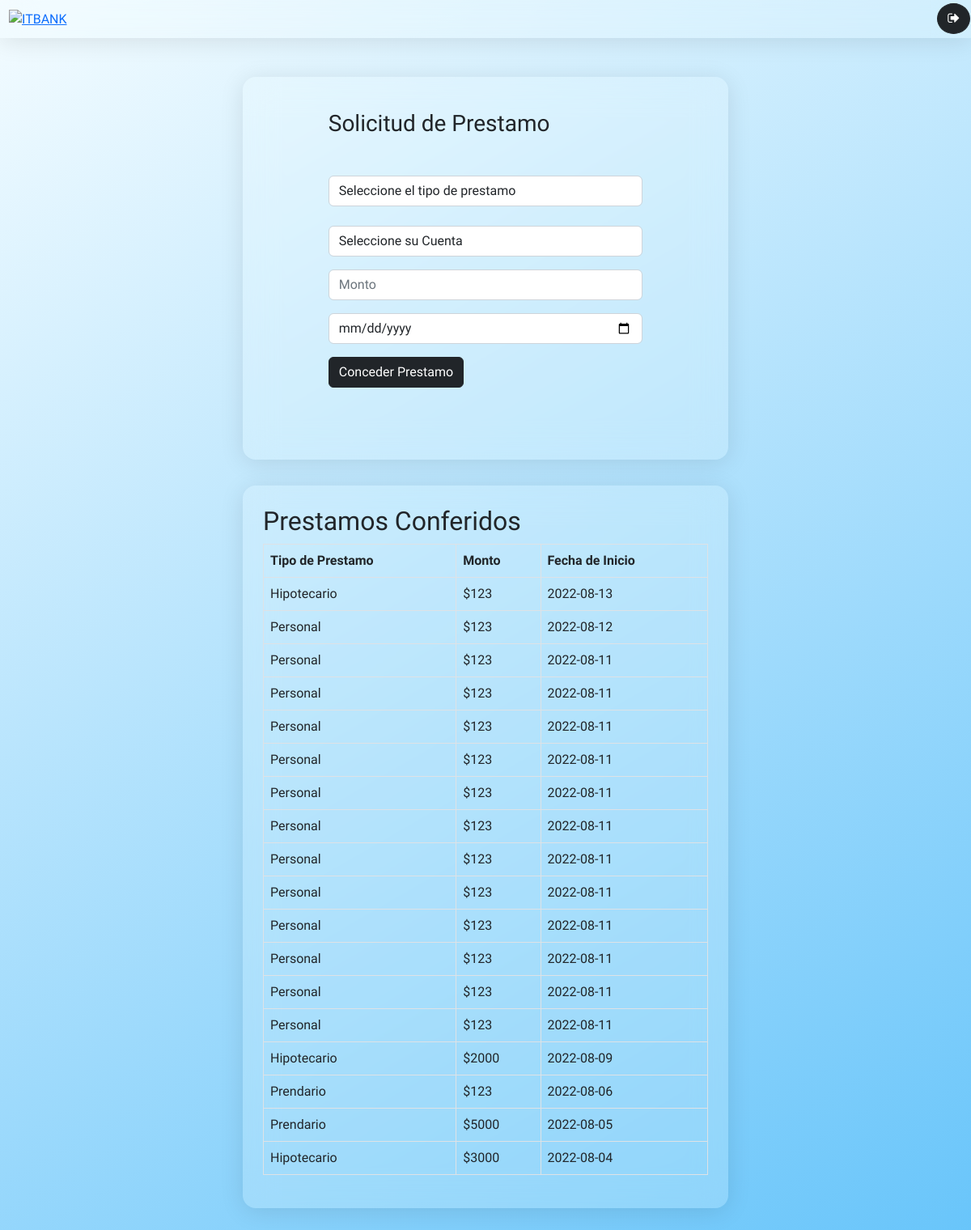
/Cuentas/Prestamos (signed in), run on the app's committed database.
### Prestamos/models.py (models this page shows)
class Prestamo(models.Model):
    loan_id = models.AutoField(primary_key=True)
    loan_type = models.TextField()
    loan_date = models.TextField()
    loan_total = models.IntegerField()
    customer_id = models.ForeignKey(Cliente,on_delete=models.CASCADE)
    account_num = models.ForeignKey(Cuenta,on_delete=models.CASCADE)
    class Meta:
        managed = True
        db_table = 'prestamo'

### Prestamos/views.py (the view)
# urls.py: path('Prestamos',views.PrestamoPackage.log_page,name="prestamos"),
    @login_required
    def log_page(request):
        user    = request.user
        prestamos = Prestamo.objects.filter(customer_id = user.id).order_by("-loan_date")
        cuenta = Cuenta.objects.filter(customer_id = user.id)
        content = {
            'prestamos':prestamos,
            'cuentas':cuenta
        }
        return render(request,"Prestamos/Prestamos.html",{'content':content})

### Prestamos/templates/Prestamos/Prestamos.html (shortened to what this page needs)
<!DOCTYPE html>
<html lang="en">
<head>
    {% load static %}
    <link href='https://css.gg/bell.css' rel='stylesheet'>
    <link
    href="https://cdn.jsdelivr.net/npm/bootstrap@5.2.0-beta1/dist/css/bootstrap.min.css"
    rel="stylesheet"
    />
    <link rel="stylesheet" href="https://cdnjs.cloudflare.com/ajax/libs/font-awesome/4.7.0/css/font-awesome.min.css">
    <link rel="stylesheet" href="{% static 'Prestamos/css/Prestamos.css' %}">
</head>
<body>
    <header class="encabezado">
        <div class="logo">
          <a href="{% url 'cuenta' %}"><img class="img-logo" src="{% static 'Prestamos/img/Logo.png' %}" alt="ITBANK" /></a>
        </div>
        <div>
          <a href="{% url 'logout' %}"><button type="button" class="btn btn-dark border-2 rounded-circle"><i class="fa fa-sign-out"></i></button></a>
        </div>
    </header>
      <main>
            <div class="seccion">
              <main role="main">
                <div class="container">
                  <div class="row mt-3">
                    <div class="col-md-9 mx-auto mb-5">
                      <form action="Prestamos/Mensaje/" method="post" id="carform">{% csrf_token %}
                        <h3 class="mb-4">Solicitud de Prestamo</h3>
                        <p>
                          <select name="seleccion_prestamo" id="seleccion_prestamo" class="form-control" required>
                            <option value=" ">Seleccione el tipo de prestamo</option>
                          </select>
                          <select name="seleccion_cuenta" id="seleccion_prestamo" class="form-control">
                            <option value=" ">Seleccione su Cuenta</option>
                          </select>
                        </p>
                        <p>
                          <input type="number" name="Monto" required
                            id="id_monto" class="form-control" placeholder="Monto"/>
                        </p>
                        <p>
                          <input type="date" name="Fecha" required
                            id="Fecha" class="form-control" placeholder="Fecha de Inicio"/>
                        </p>
                        <p><input type="submit" class="btn btn-dark btn-block" value="Conceder Prestamo"></p>
                      </form>
                    </div>
                  </div>
                </div>
              </main>
            </div>
            <div class="seccion">
            <h2>Prestamos Conferidos</h2>
            <table class="table table-bordered">
              <tr>
                <th>Tipo de Prestamo</th>
                <th>Monto</th>
                <th>Fecha de Inicio</th>
              </tr>
              {% for prestamo in content.prestamos %}
              <tr>
                <td>{{prestamo.loan_type}}</td>
                <td>${{prestamo.loan_total}}</td>
                <td>{{prestamo.loan_date}}</td>
              </tr>
              {% endfor %}
            </table>
      </main>
</body>
</html>

### Prestamos/static/Prestamos/css/Prestamos.css (style rules this page uses)
* { box-sizing: border-box; margin: 0; padding: 0; font-family: "BIZ UDPGothic", sans-serif; }
body { background: linear-gradient(150deg, #f4fcff, #0da1f7, #3e3b50); background-size: 400% 300%; animation: bgGradient 5s ease infinite; }
.img-logo { width: 7em; }
.logo { padding: 10px; display: flex; justify-content: center; }
.encabezado { display: flex; justify-content: space-between; flex-wrap: wrap; align-items: center; background: rgba(244, 252, 255, 0.20); box-shadow: 0 4px 30px rgba(0, 0, 0, 0.1); backdrop-filter: blur(20px); -webkit-backdrop-filter: blur(20px); border: 1px solid rgba(244, 252, 255, 0); }
.seccion { width: 60%; padding: 1.5em; margin-bottom: 2em; background: rgba(244, 252, 255, 0.20); border-radius: 16px; box-shadow: 0 4px 30px rgba(0, 0, 0, 0.1); backdrop-filter: blur(20px); -webkit-backdrop-filter: blur(20px); border: 1px solid rgba(244, 252, 255, 0); width: 50%; }
main { display: flex; flex-direction: column; align-items: center; }
header { margin-bottom: 3em; }

### data on the page
Prestamo: loan_type "Hipotecario", loan_total "123", loan_date "2022-08-13"
Prestamo: loan_type "Personal", loan_total "123", loan_date "2022-08-12"
Prestamo: loan_type "Personal", loan_total "123", loan_date "2022-08-11"
Prestamo: loan_type "Personal", loan_total "123", loan_date "2022-08-11"
Prestamo: loan_type "Personal", loan_total "123", loan_date "2022-08-11"
Prestamo: loan_type "Personal", loan_total "123", loan_date "2022-08-11"
Prestamo: loan_type "Personal", loan_total "123", loan_date "2022-08-11"
Prestamo: loan_type "Personal", loan_total "123", loan_date "2022-08-11"
Prestamo: loan_type "Personal", loan_total "123", loan_date "2022-08-11"
Prestamo: loan_type "Personal", loan_total "123", loan_date "2022-08-11"
Prestamo: loan_type "Personal", loan_total "123", loan_date "2022-08-11"
Prestamo: loan_type "Personal", loan_total "123", loan_date "2022-08-11"
Prestamo: loan_type "Personal", loan_total "123", loan_date "2022-08-11"
Prestamo: loan_type "Personal", loan_total "123", loan_date "2022-08-11"
Prestamo: loan_type "Hipotecario", loan_total "2000", loan_date "2022-08-09"
Prestamo: loan_type "Prendario", loan_total "123", loan_date "2022-08-06"
Prestamo: loan_type "Prendario", loan_total "5000", loan_date "2022-08-05"
Prestamo: loan_type "Hipotecario", loan_total "3000", loan_date "2022-08-04"
